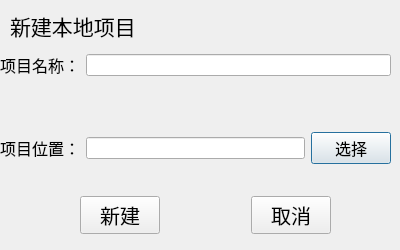
<?xml version="1.0" encoding="UTF-8"?>
<ui version="4.0">
 <class>NewLocalProject</class>
 <widget class="QDialog" name="NewLocalProject">
  <property name="geometry">
   <rect>
    <x>0</x>
    <y>0</y>
    <width>400</width>
    <height>250</height>
   </rect>
  </property>
  <property name="windowTitle">
   <string>Dialog</string>
  </property>
  <widget class="QLabel" name="label">
   <property name="geometry">
    <rect>
     <x>10</x>
     <y>10</y>
     <width>161</width>
     <height>31</height>
    </rect>
   </property>
   <property name="font">
    <font>
     <pointsize>16</pointsize>
    </font>
   </property>
   <property name="text">
    <string>新建本地项目</string>
   </property>
  </widget>
  <widget class="QWidget" name="widget" native="true">
   <property name="geometry">
    <rect>
     <x>0</x>
     <y>53</y>
     <width>391</width>
     <height>111</height>
    </rect>
   </property>
   <layout class="QGridLayout" name="gridLayout">
    <item row="0" column="0">
     <widget class="QLabel" name="label_2">
      <property name="font">
       <font>
        <pointsize>12</pointsize>
       </font>
      </property>
      <property name="text">
       <string>项目名称：</string>
      </property>
     </widget>
    </item>
    <item row="1" column="1">
     <spacer name="verticalSpacer">
      <property name="orientation">
       <enum>Qt::Vertical</enum>
      </property>
      <property name="sizeHint" stdset="0">
       <size>
        <width>20</width>
        <height>40</height>
       </size>
      </property>
     </spacer>
    </item>
    <item row="2" column="0">
     <widget class="QLabel" name="label_3">
      <property name="font">
       <font>
        <pointsize>12</pointsize>
       </font>
      </property>
      <property name="text">
       <string>项目位置：</string>
      </property>
     </widget>
    </item>
    <item row="2" column="1">
     <widget class="QLineEdit" name="lineEdit_location"/>
    </item>
    <item row="0" column="1" colspan="2">
     <widget class="QLineEdit" name="lineEdit_name"/>
    </item>
    <item row="2" column="2">
     <widget class="QPushButton" name="pushButton_select">
      <property name="minimumSize">
       <size>
        <width>40</width>
        <height>22</height>
       </size>
      </property>
      <property name="font">
       <font>
        <pointsize>12</pointsize>
       </font>
      </property>
      <property name="text">
       <string>选择</string>
      </property>
     </widget>
    </item>
   </layout>
  </widget>
  <widget class="QWidget" name="widget_2" native="true">
   <property name="geometry">
    <rect>
     <x>80</x>
     <y>190</y>
     <width>251</width>
     <height>51</height>
    </rect>
   </property>
   <layout class="QGridLayout" name="gridLayout_2">
    <item row="0" column="2">
     <widget class="QPushButton" name="pushButton_cancel">
      <property name="font">
       <font>
        <pointsize>15</pointsize>
       </font>
      </property>
      <property name="text">
       <string>取消</string>
      </property>
     </widget>
    </item>
    <item row="0" column="0">
     <widget class="QPushButton" name="pushButton_new">
      <property name="font">
       <font>
        <pointsize>15</pointsize>
       </font>
      </property>
      <property name="text">
       <string>新建</string>
      </property>
     </widget>
    </item>
    <item row="0" column="1">
     <spacer name="horizontalSpacer">
      <property name="orientation">
       <enum>Qt::Horizontal</enum>
      </property>
      <property name="sizeHint" stdset="0">
       <size>
        <width>40</width>
        <height>20</height>
       </size>
      </property>
     </spacer>
    </item>
   </layout>
  </widget>
 </widget>
 <resources/>
 <connections/>
</ui>
